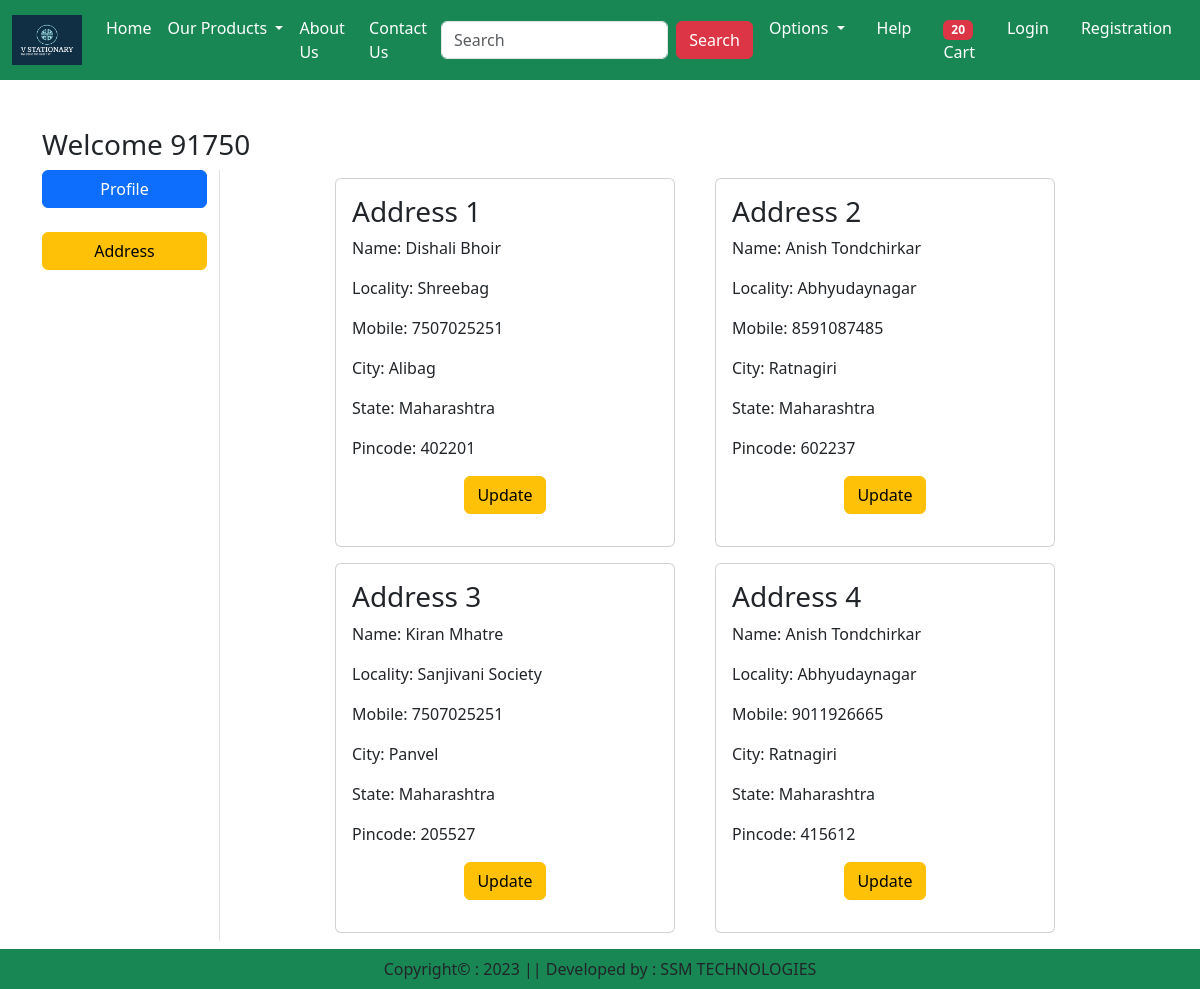
The page /address/ (signed in) on the database its author committed.
### app/models.py (models this page shows, shortened)
class Customer (models. Model):
    user = models.ForeignKey(User,on_delete=models.CASCADE)
    name = models. CharField (max_length=200)
    locality = models. CharField (max_length=200)
    city =models. CharField(max_length=50)
    mobile = models. CharField (max_length=10)
    zipcode = models. CharField(max_length=6)
    state = models. CharField ( max_length=100)

### app/views.py (the view)
# urls.py: path('address/',views.address,name='address'),
def address(request):
    totalitem=0
    if request.user.is_authenticated:
        totalitem=len(Cart.objects.filter(user=request.user))
    add=Customer.objects.filter(user=request.user)
    return render (request,'app/address.html',locals())

### app/templates/app/address.html (shortened to what this page needs)
{% extends 'app/base.html' %}
{% load static %}
{% block main-content %}
<div class="container my-5">
    <div class="row">
        <h3>Welcome <span class="text-capitalize">{{request.user}}</span></h3>
        <div class="col-sm-2 border-end">
            <ul class="list-unstyled">
                <li class="d-grid"><a href="{% url 'profile' %}" class="btn btn-primary">Profile</a></li>
                <br>
                <li class="d-grid"><a href="{% url 'profile' %}" class="btn btn-warning">Address</a></li>
            </ul>
        </div>
        <div class="col-sm-8 offset-sm-1">
            <div class="row">
                {% for ad in add %}
                <div class="col-sm-6">
                    <div class="card m-2">
                        <div class="card-body">
                            <h3>Address {{forloop.counter}}</h3>
                            <p>Name: {{ad.name}}</p>
                            <p>Locality: {{ad.locality}}</p>
                            <p>Mobile: {{ad.mobile}}</p>
                            <p>City: {{ad.city}}</p>
                            <p>State: {{ad.state}}</p>
                            <p>Pincode: {{ad.zipcode}}</p>
                            <p class="text-center" ><a href="#"
                                type="button" class="btn btn-warning" >
                                Update</a></p>
                        </div>
                    </div>
                </div>
                {% endfor %}
            </div>
        </div>
    </div>
    {% endblock main-content %}

### rows shown on the page
Customer: name "Dishali Bhoir", locality "Shreebag", mobile "7507025251", city "Alibag", state "Maharashtra", zipcode "402201"
Customer: name "Anish Tondchirkar", locality "Abhyudaynagar", mobile "8591087485", city "Ratnagiri", state "Maharashtra", zipcode "602237"
Customer: name "Kiran Mhatre", locality "Sanjivani Society", mobile "7507025251", city "Panvel", state "Maharashtra", zipcode "205527"
Customer: name "Anish Tondchirkar", locality "Abhyudaynagar", mobile "9011926665", city "Ratnagiri", state "Maharashtra", zipcode "415612"

### other values the page prints
{{ totalitem }} "20"
{{ request.user }} "91750"
